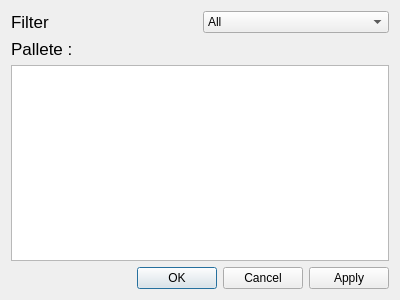
<?xml version="1.0" encoding="UTF-8"?>
<ui version="4.0">
 <class>Dialog</class>
 <widget class="QDialog" name="Dialog">
  <property name="geometry">
   <rect>
    <x>0</x>
    <y>0</y>
    <width>400</width>
    <height>300</height>
   </rect>
  </property>
  <property name="windowTitle">
   <string>Dialog</string>
  </property>
  <layout class="QGridLayout" name="gridLayout">
   <item row="0" column="0">
    <widget class="QLabel" name="label">
     <property name="font">
      <font>
       <pointsize>13</pointsize>
      </font>
     </property>
     <property name="text">
      <string>Filter</string>
     </property>
    </widget>
   </item>
   <item row="0" column="1">
    <widget class="QComboBox" name="comboBox_2">
     <item>
      <property name="text">
       <string>All</string>
      </property>
     </item>
     <item>
      <property name="text">
       <string>ColorBlind</string>
      </property>
     </item>
     <item>
      <property name="text">
       <string>Red shade</string>
      </property>
     </item>
     <item>
      <property name="text">
       <string>Green shade</string>
      </property>
     </item>
     <item>
      <property name="text">
       <string>Blue shade</string>
      </property>
     </item>
     <item>
      <property name="text">
       <string>Bright pallete</string>
      </property>
     </item>
     <item>
      <property name="text">
       <string>Dark pallete</string>
      </property>
     </item>
    </widget>
   </item>
   <item row="1" column="0">
    <widget class="QLabel" name="label_2">
     <property name="font">
      <font>
       <pointsize>13</pointsize>
      </font>
     </property>
     <property name="text">
      <string>Pallete :</string>
     </property>
    </widget>
   </item>
   <item row="2" column="0" colspan="2">
    <widget class="QListWidget" name="listWidget"/>
   </item>
   <item row="3" column="0" colspan="2">
    <widget class="QDialogButtonBox" name="acceptCancelDialog">
     <property name="standardButtons">
      <set>QDialogButtonBox::Apply|QDialogButtonBox::Cancel|QDialogButtonBox::Ok</set>
     </property>
     <property name="centerButtons">
      <bool>false</bool>
     </property>
    </widget>
   </item>
  </layout>
 </widget>
 <resources/>
 <connections/>
</ui>
